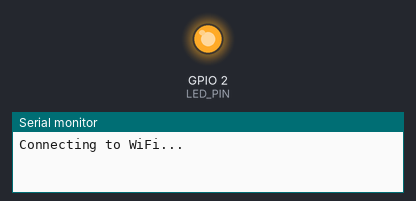
Recording of a program running on a simulated ESP32. Shown: output pins drawn as LEDs (lit = HIGH), the last lines printed to the serial monitor. WiFi joins after 1.5 s; servers stay silent unless stated; not simulated (calls return 0 or success): wifiSecrets.h.

Above: at 0.1 s.
At 1.6 s:
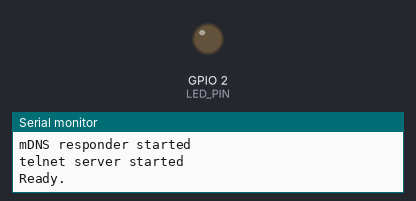
Timing chart, 0 to 3.1 s (numbered marks = the images above):
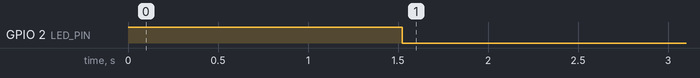

The program:

main.cpp
```cpp
#include <Arduino.h>
#include <WiFi.h>
#include <WiFiMulti.h>
#include <wifiSecrets.h>
#include <ESPmDNS.h>

WiFiMulti wifiMulti;
WiFiServer server(23);
WiFiClient serverClient;

#define LED_PIN 2
#define DEBUG false

void setup() {
  pinMode(LED_PIN, OUTPUT);

  digitalWrite(LED_PIN, 1);
  Serial.begin(9600);

  wifiMulti.addAP(WIFI_1_SSID, WIFI_1_PASS);
  wifiMulti.addAP(WIFI_2_SSID, WIFI_2_PASS);

  Serial.print("Connecting to WiFi...");

  if (wifiMulti.run(25000) != WL_CONNECTED) {
    Serial.print("Can't connect");
    ESP.restart();
  }

  Serial.println("");
  Serial.print("Connected");
  Serial.print("IP address: ");
  Serial.println(WiFi.localIP());

  if (!MDNS.begin("marcus")) {
    Serial.println("Error setting up MDNS responder!");
    digitalWrite(LED_PIN, 1);
    while(1) {
      delay(1000);
    }
  }
  Serial.println("mDNS responder started");
  Serial2.begin(115200, SERIAL_8E1);
  server.begin();
  server.setNoDelay(true);
  Serial.println("telnet server started");

  // Add service to MDNS-SD
  MDNS.addService("telnet", "tcp", 23);

  serverClient = WiFiClient();

  digitalWrite(LED_PIN, 0);
  Serial.println("Ready.");
}

void handleConnection() {
  if (server.hasClient()) {
    if (!serverClient.connected()) {
      serverClient = server.available();
      Serial.print("New connection from: ");
      Serial.println(serverClient.remoteIP());
      digitalWrite(LED_PIN, 1);
    } else {
      server.available().stop();
    }
  }
}

void handleWifiData() {
  if (serverClient.connected()) {
    if (serverClient.available()) {
      if (DEBUG) {
        Serial.print("From WiFi: ");
      }
      int data = serverClient.read();
      if (DEBUG) {
        Serial.print(data, HEX);
      }
      Serial2.write(data);
      if (DEBUG) {
        Serial.println("");
      }
    }
  } else {
    digitalWrite(LED_PIN, 0);
  }
}

void handleUartData() {
  if (Serial2.available()) {
    size_t len = Serial2.available();
    uint8_t sbuf[len];
    Serial2.readBytes(sbuf, len);
    if (DEBUG) {
      Serial.print("From UART: ");
      for (size_t i=0; i<len; i++) {
        Serial.print(sbuf[i], HEX);
      }
      Serial.println("");
    }
    if (serverClient.connected()) {
      serverClient.write(sbuf, len);
    }
  }
}

void loop() {
  handleConnection();
  handleWifiData();
  handleUartData();
}
```
